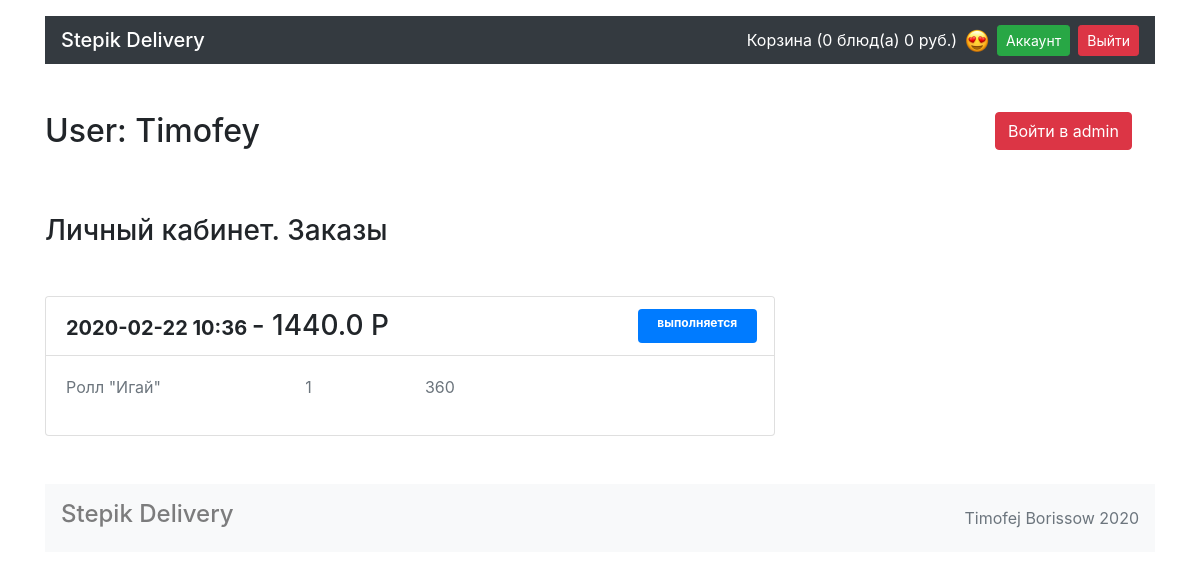
/account/ (signed in), run on an earlier commit of the app's database.
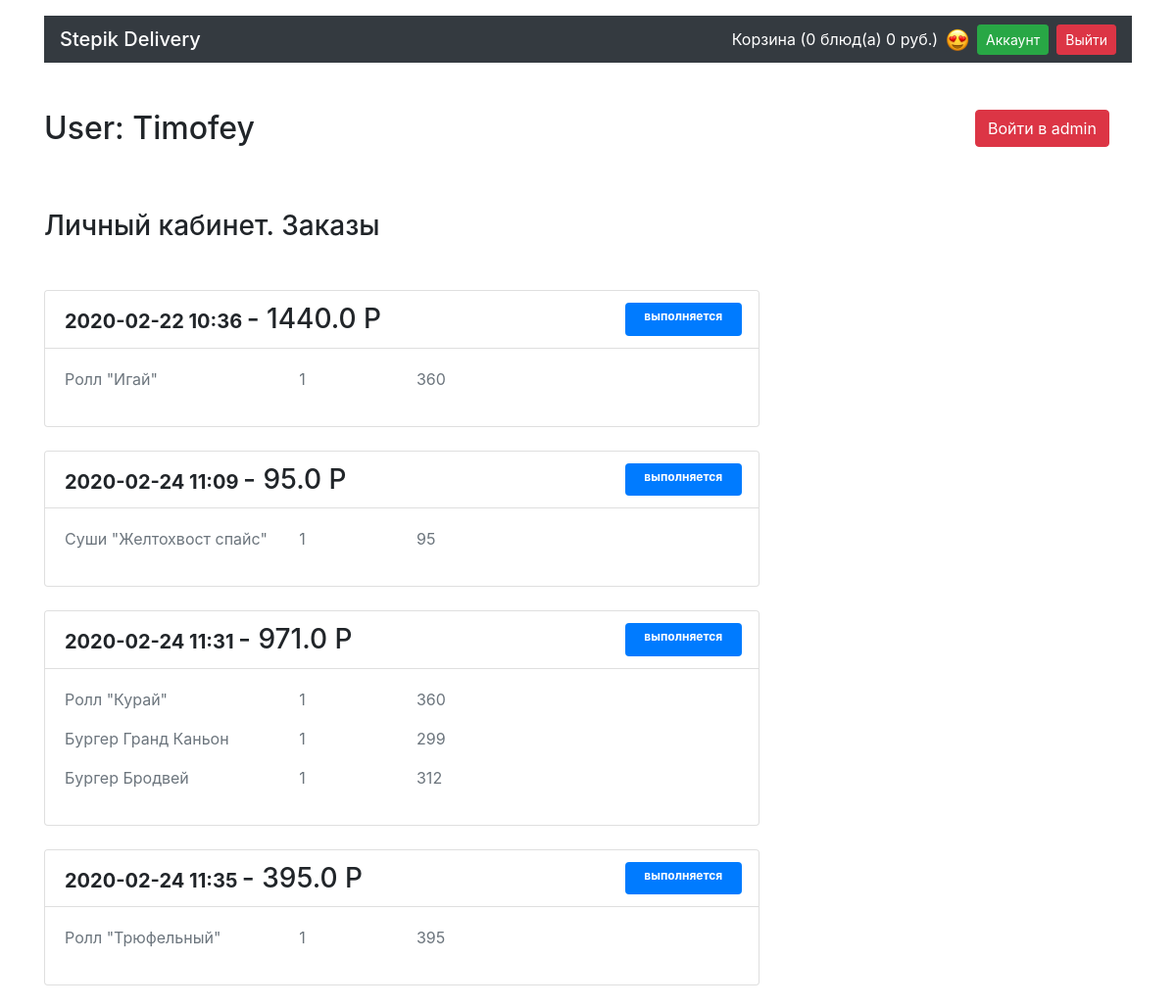
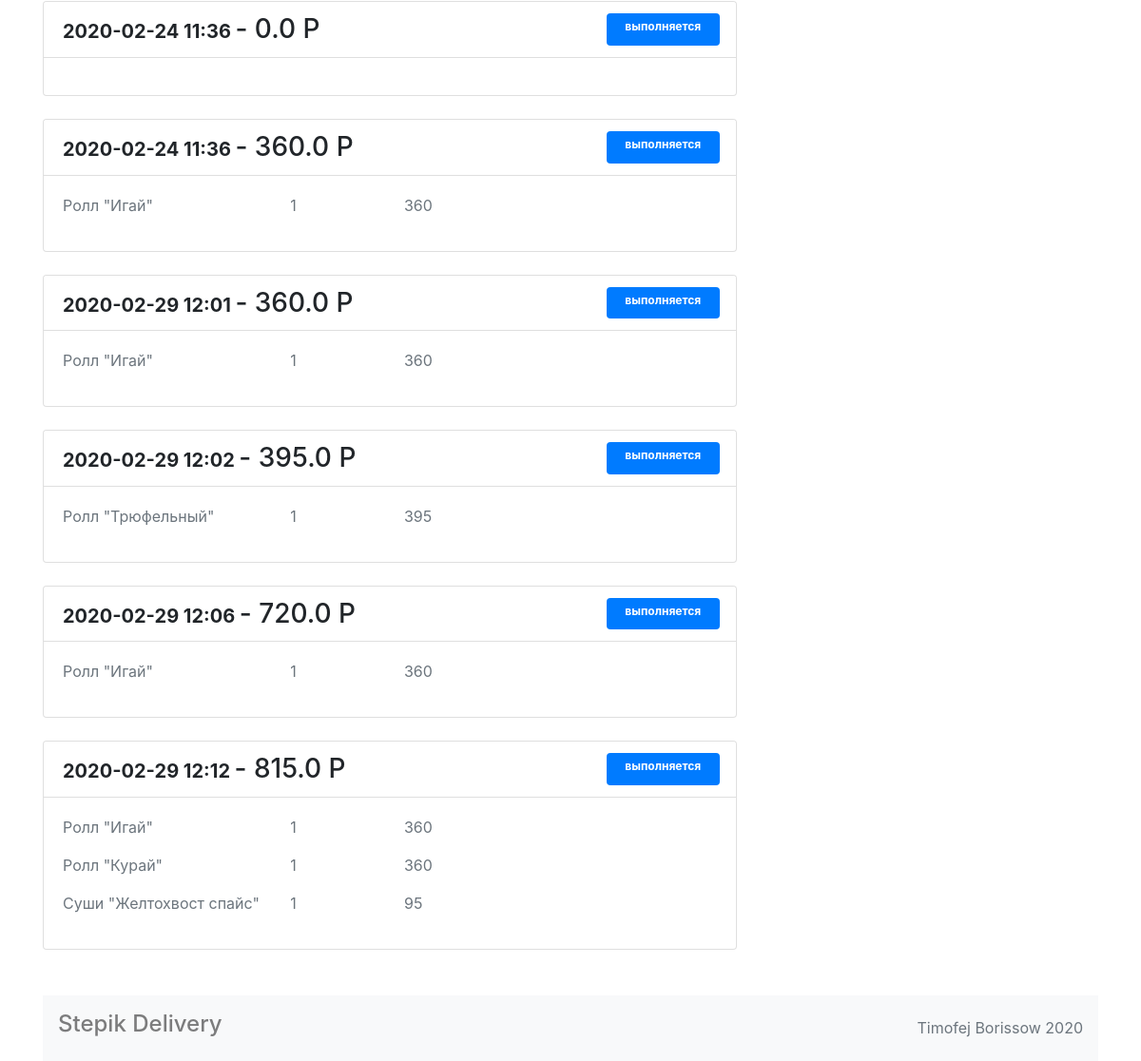
And on a later commit of the database (2 pictures, top to bottom).
### models.py (models this page shows, shortened)
class Order (db.Model):
    __tablename__ = "orders"
    id = db.Column(db.Integer, primary_key=True)
    data = db.Column(db.String(50), nullable=False)
    summ = db.Column(db.Float, nullable=False)
    status = db.Column(db.String(50), nullable=False)
    user_id = db.Column(db.Integer, db.ForeignKey("users.id"))
    user = db.relationship("User", back_populates="orders")
    meals = db.relationship(
        "Meal", secondary=meals_orders_association, back_populates="orders"
    )

class Meal (db.Model):
    __tablename__ = "meals"
    id = db.Column(db.Integer, primary_key=True)
    title = db.Column(db.String(50), nullable=False)
    price = db.Column(db.String(50), nullable=False)
    description = db.Column(db.Text(250), nullable=False)
    picture = db.Column(db.Text(500), nullable=False)
    category = db.relationship("Category", back_populates="meal")
    orders = db.relationship(
        "Order", secondary=meals_orders_association, back_populates="meals")
    category_id = db.Column(db.Integer, db.ForeignKey("categories.id"))

### views.py (the view)
@app.route("/account/")
@login_required
def acc():
    user_id = session.get("_user_id")
    user = db.session.query(User).filter(User.id == user_id).first()
    orders = user.orders
    return render_template("account.html", role=session.get("role"),
                           name=db.session.query(User).filter(User.id == session.get("_user_id")).first().name,
                           amount=len(session.get("cart", [])), total_cost=total(), orders=orders)

### views.py (called while the page is built)
@login_manager.user_loader
def load_user(user_id):
    return User.query.get(user_id)

def total():
    cart_list = []
    total_cost = 0
    cart = session.get("cart", [])
    for id in cart:
        newmeal = db.session.query(Meal).filter(Meal.id == id).first()
        cart_list.append(newmeal)
        total_cost += int(newmeal.price)
        session["total"] = total_cost
    return total_cost

@app.after_request
def redirect_to_login(responce):
    if responce.status_code == 401:
        return redirect("/login")
    elif responce.status_code == 403:
        return redirect("/login")
    else:
        return responce

### templates/account.html (shortened to what this page needs)
{% extends 'base.html' %}
{% block container %}
  <main class="container">
     <div class="row mt-5">
          <div class="col-md-10 ">
            <p class="h2 mb-3 ">User: {{name}}</p>
          </div>
       {% if role == "admin" %}
          <div class="col-md-2">
            <a href="/admin" class=" btn btn-danger">Войти в admin</a>
          </div>
       {% endif %}
    </div>
    <section class="row">
      <div class="col-12 col-lg-8">
        <h1 class="h3 my-5">Личный кабинет. Заказы</h1>
          {% if orders|length > 0 %}
          {% for order in orders %}
        <div class="mt-4 card">
          <ul class="list-group list-group-flush">
            <li class="list-group-item">
              <div class="row">
                <div class="col-7 col-lg-9">
                  <span class="h5 font-weight-bold">{{order.data}}</span>
                  <span class="h3">- {{order.summ}} P</span>
                </div>
                <div class="col-3 col-lg-2 ml-5 py-2 badge badge-primary text-wrap">{{order.status}}</div>
              </div>
            </li>
            <div class="card-body">
              <div class="row">
                {% for meal in order.meals %}
                <p class="col-4 text-muted">{{meal.title}} </p>
                <p class="col-2 text-muted"> 1</p>
                <p class="col-6 text-muted"> {{meal.price}} </p>
                {% endfor %}
              </div>
            </div>
          </ul>
        </div>
          {% endfor %}
          {% endif %}
      </div>
    </section>
  {% endblock %}

What changed in the data, as far as the page shows it:
added Order: data "2020-02-24 11:09", summ "95.0", status "выполняется"
now on this page (row unchanged): Meal: title "Суши \"Желтохвост спайс\"", price "95"
added Order: data "2020-02-24 11:31", summ "971.0", status "выполняется"
now on this page (row unchanged): Meal: title "Ролл \"Курай\"", price "360"
now on this page (row unchanged): Meal: title "Бургер Гранд Каньон", price "299", shown under "2020-02-24 11:31"
now on this page (row unchanged): Meal: title "Бургер Бродвей", price "312", shown under "2020-02-24 11:31"
added Order: data "2020-02-24 11:35", summ "395.0", status "выполняется"
now on this page (row unchanged): Meal: title "Ролл \"Трюфельный\"", price "395"
added Order: data "2020-02-24 11:36", summ "0.0", status "выполняется"
added Order: data "2020-02-24 11:36", summ "360.0", status "выполняется", Meal (title "Ролл \"Игай\"", price "360")
added Order: data "2020-02-29 12:01", summ "360.0", status "выполняется", Meal (title "Ролл \"Игай\"", price "360")
added Order: data "2020-02-29 12:02", summ "395.0", status "выполняется"
added Order: data "2020-02-29 12:06", summ "720.0", status "выполняется", Meal (title "Ролл \"Игай\"", price "360")
added Order: data "2020-02-29 12:12", summ "815.0", status "выполняется", Meal (title "Ролл \"Игай\"", price "360")
